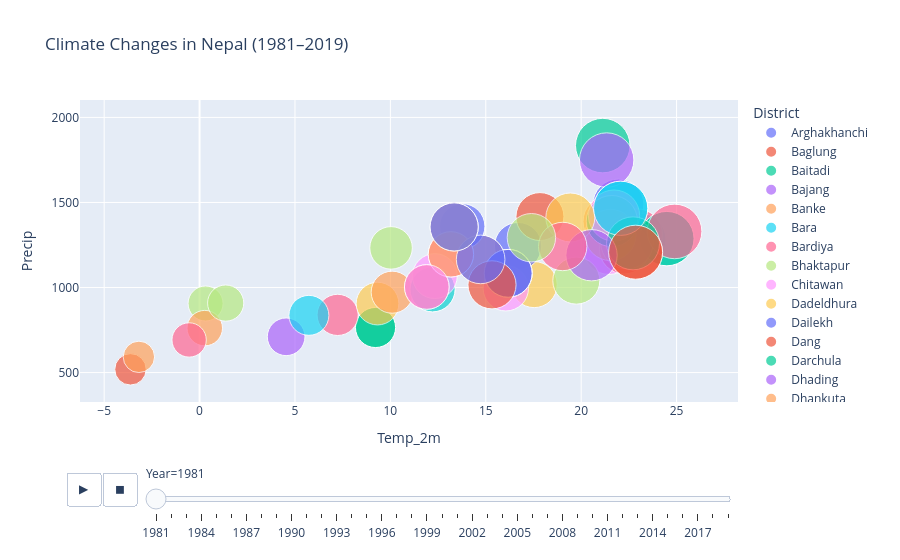

Notebook cell for this chart:
### Markdown cell above
### 11. Climate Change Over Time

### Code cell
yearly = (
    df.groupby(["Year", "District"], as_index=False)
      .agg({
          "Temp_2m": "mean",
          "Precip": "sum",
          "Humidity_2m": "mean"
      })
)

fig = px.scatter(
    yearly,
    x="Temp_2m",
    y="Precip",
    animation_frame="Year",
    animation_group="District",
    size="Humidity_2m",
    color="District",
    hover_name="District",
    size_max=40,
    title="Climate Changes in Nepal (1981–2019)"
)

fig.show()
